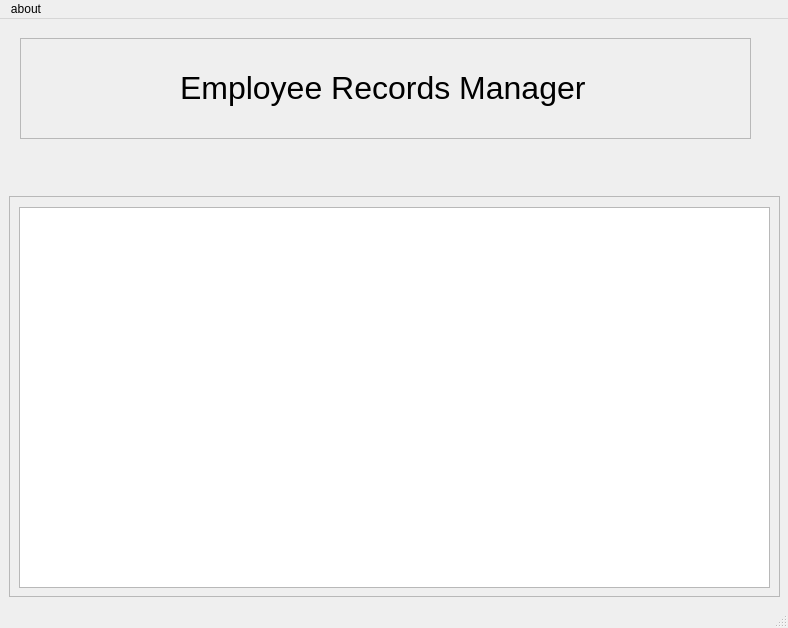
<?xml version="1.0" encoding="UTF-8"?>
<ui version="4.0">
 <class>MainWindow</class>
 <widget class="QMainWindow" name="MainWindow">
  <property name="geometry">
   <rect>
    <x>0</x>
    <y>0</y>
    <width>788</width>
    <height>628</height>
   </rect>
  </property>
  <property name="windowTitle">
   <string>MainWindow</string>
  </property>
  <widget class="QWidget" name="centralwidget">
   <widget class="QFrame" name="frame">
    <property name="geometry">
     <rect>
      <x>9</x>
      <y>177</y>
      <width>771</width>
      <height>401</height>
     </rect>
    </property>
    <property name="frameShape">
     <enum>QFrame::StyledPanel</enum>
    </property>
    <property name="frameShadow">
     <enum>QFrame::Raised</enum>
    </property>
    <widget class="QTableView" name="tableView">
     <property name="geometry">
      <rect>
       <x>10</x>
       <y>11</y>
       <width>751</width>
       <height>381</height>
      </rect>
     </property>
    </widget>
   </widget>
   <widget class="QFrame" name="frame_2">
    <property name="geometry">
     <rect>
      <x>20</x>
      <y>19</y>
      <width>731</width>
      <height>101</height>
     </rect>
    </property>
    <property name="frameShape">
     <enum>QFrame::StyledPanel</enum>
    </property>
    <property name="frameShadow">
     <enum>QFrame::Raised</enum>
    </property>
    <widget class="QLabel" name="label">
     <property name="geometry">
      <rect>
       <x>160</x>
       <y>20</y>
       <width>541</width>
       <height>61</height>
      </rect>
     </property>
     <property name="text">
      <string>&lt;html&gt;&lt;head/&gt;&lt;body&gt;&lt;p&gt;&lt;span style=&quot; font-size:24pt;&quot;&gt;Employee Records Manager&lt;/span&gt;&lt;/p&gt;&lt;/body&gt;&lt;/html&gt;</string>
     </property>
    </widget>
    <widget class="QLabel" name="label_2">
     <property name="geometry">
      <rect>
       <x>40</x>
       <y>10</y>
       <width>101</width>
       <height>81</height>
      </rect>
     </property>
     <property name="text">
      <string/>
     </property>
     <property name="pixmap">
      <pixmap>../../../Downloads/mongodb-logo (2).png</pixmap>
     </property>
    </widget>
   </widget>
  </widget>
  <widget class="QMenuBar" name="menubar">
   <property name="geometry">
    <rect>
     <x>0</x>
     <y>0</y>
     <width>788</width>
     <height>21</height>
    </rect>
   </property>
   <widget class="QMenu" name="menuabout">
    <property name="title">
     <string>about</string>
    </property>
   </widget>
   <addaction name="menuabout"/>
  </widget>
  <widget class="QStatusBar" name="statusbar"/>
 </widget>
 <resources/>
 <connections/>
</ui>
